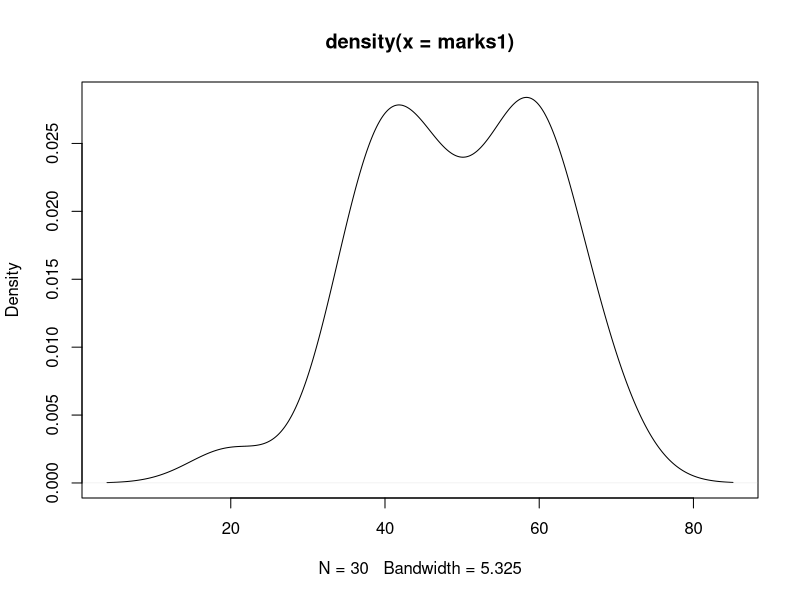
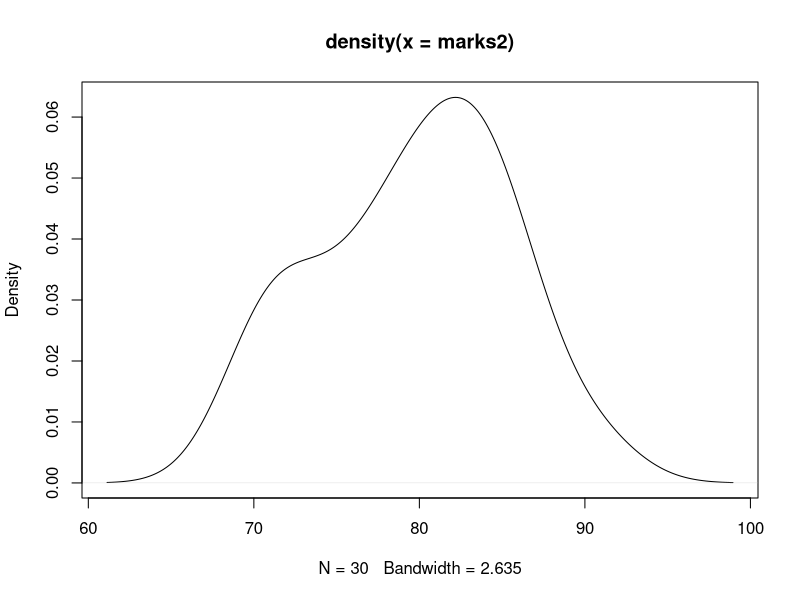

The R script that drew these images, in order:
#day 2 begins
#dataframe usage
rollno=1:30
name=paste('student',1:30,sep = ':')
age=round(runif(30,18,25),0)
gender=sample(x=c('M','F'),size = 30,replace = T,prob = c(.6,.4))
marks1=rnorm(30,mean=50,sd=10)
marks2=rnorm(30,mean=80,sd=5)
df=data.frame(rollno,name,age,gender,marks1,marks2)
df
plot(density(marks1))
plot(density(marks2))
print(summary(df))
aggregate(cbind(marks1,marks2)~gender,data=df,FUN = mean)
